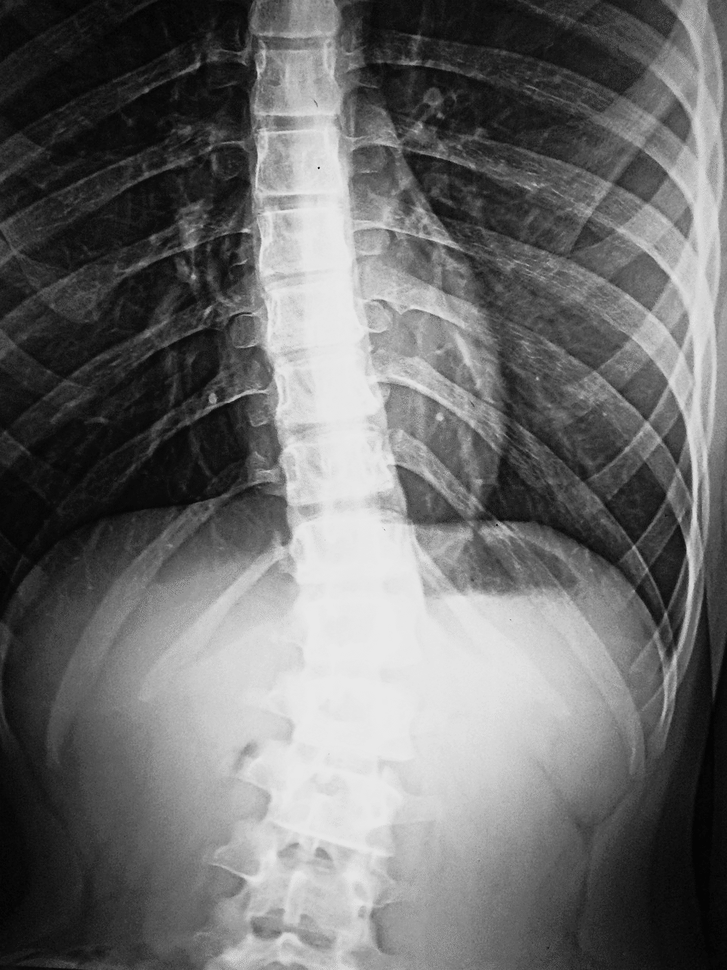
#> input picture X-RayImages/bmp/0.bmp, 727 x 970 px, shrunk from 960 x 1280 before the run; its folder holds only this picture in this run
$ python -i Helper.py   (imports and definitions only)
#> lines starting #> are read from the running program, lines starting #| are printed output that depends on the picture
#> further down, picture is the input picture: shape (970, 727, 3); min 2, max 235, mean 108
import sys, os, time, math, json, uuid, base64
import cv2 as cv
import numpy as np
from pyexiv2 import Image
import PIL


class Helper(object):

    INPUT_PATH = os.path.join(__name__, "..", "uploaded")
    OUTPUT_PATH = os.path.join(__name__, "..", "processed")
    TMP_PATH = os.path.join(__name__, "..", "tmp")
    IMAGE_EXTENSION = "bmp"


    @staticmethod
    def isGrayScale(img):
        if(len(img.shape)==2):
            return True
        else:
            h, w, depth = img.shape
#> h = 970; w = 727; depth = 3
            if(depth==1):
                return True
            else:
                return False

    @staticmethod
    def saveImage(img, name, extension=IMAGE_EXTENSION, gray=True):
        if gray and not Helper.isGrayScale(img):
            img = cv.cvtColor(img, cv.COLOR_BGR2GRAY)
        # bits = '8 bits' if Helper.isGrayScale(img) else '24 bits'
        # print(f'{name} : {bits}')
        name = f'{name}_{str(uuid.uuid1())}.{extension}'
        params = []
        if extension=="jpg":
            params = [cv.IMWRITE_JPEG_QUALITY, 90]
        cv.imwrite(os.path.join(Helper.OUTPUT_PATH, name), img, params)
        return name

    #________________________________________________________
    #                   Filters
    #________________________________________________________
    # [50 lines left out: functions blurFilter, averagingFilter, identityFilter, sharpeningFilter, gaussianFilter, medianFilter and 1 more, not called in this run]

    @staticmethod
    def sobelFilter(img, val=5, extension=IMAGE_EXTENSION):
        if(not Helper.isGrayScale(img)):
            gray = cv.cvtColor(img, cv.COLOR_BGR2GRAY)
        else:
            gray = img
        dst = cv.Sobel(gray, cv.CV_16S, 1, 1, ksize=val, scale=1, delta=0, borderType=cv.BORDER_DEFAULT)
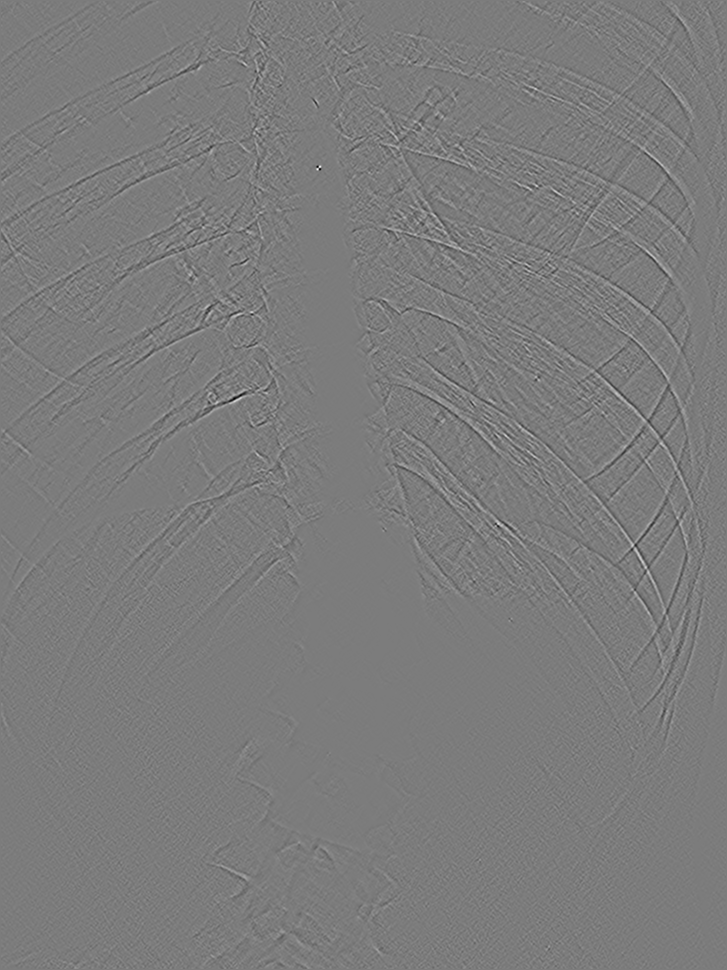
#> dst: shape (970, 727) int16; min -1452, max 1528, mean 0; drawn with min black and max white
        name = Helper.saveImage(dst, "SobelFilter", extension, gray=Helper.isGrayScale(img))
#> in saveImage, `cv.imwrite(os.path.join(Helper.OUTPUT_PATH, name), img, params)`:
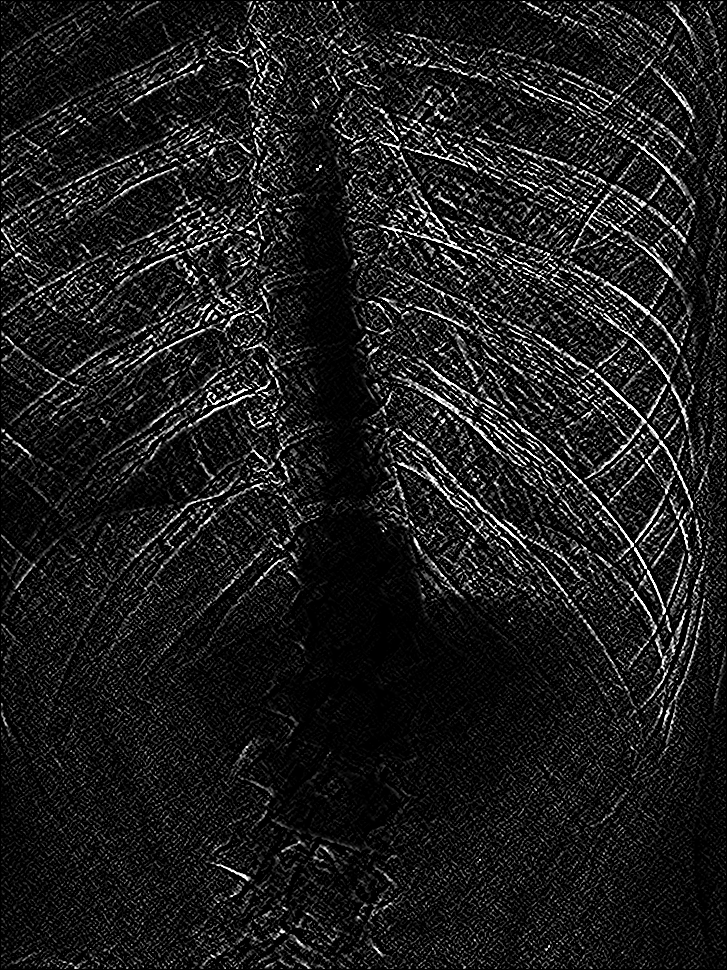
#> saved as SobelFilter_806574de-e4d5-11f1-98cf-359f74b12609.bmp: shape (970, 727); min 0, max 255, mean 29.1
        return img, name


    # [10 lines left out: function tifToBase64JPG, not called in this run]


    @staticmethod
    def DecimalToBinary(dic):
        return str(format(dic,'08b'))

    @staticmethod
    def BinaryToDecimal(bin):
        return int(bin,2)

    # [113 lines left out: functions StringToBinary, BinaryToString, deff_pixels, deff_importantFeaturePoints, deff_binary, loadImage and 7 more, not called in this run]

>>> import cv2
>>> picture = cv2.imread('../X-RayImages/bmp/0.bmp')
>>> result = Helper().sobelFilter(picture)

$ run again, on X-RayImages/bmp/1.bmp
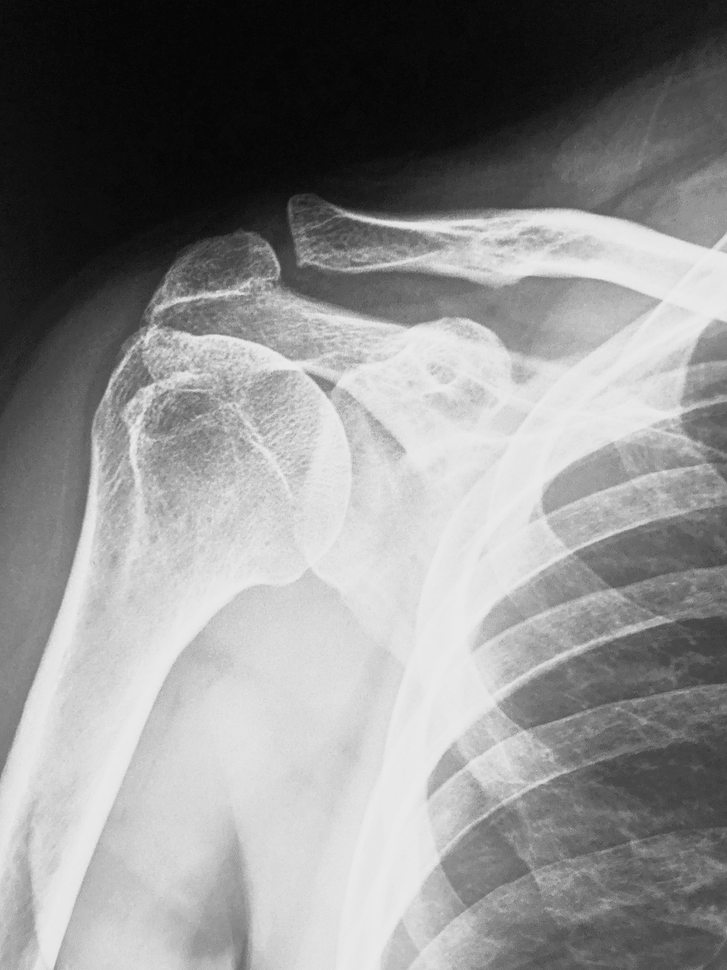
#> input picture X-RayImages/bmp/1.bmp, 727 x 970 px, shrunk from 960 x 1280 before the run
#> picture is the input picture: shape (970, 727, 3); min 4, max 234, mean 140.7
#> in sobelFilter, `dst = cv.Sobel(gray, cv.CV_16S, 1, 1, ksize=val, scale=1, delta=0, bor..`:
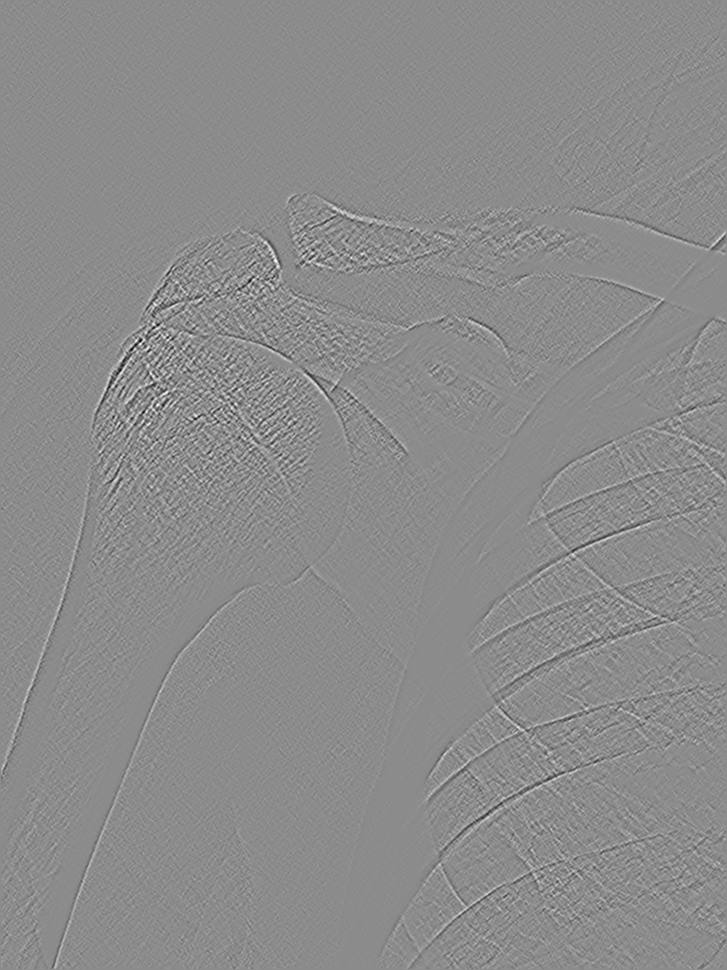
#> dst: shape (970, 727) int16; min -866, max 712, mean 0; drawn with min black and max white
#> in saveImage, `cv.imwrite(os.path.join(Helper.OUTPUT_PATH, name), img, params)`:
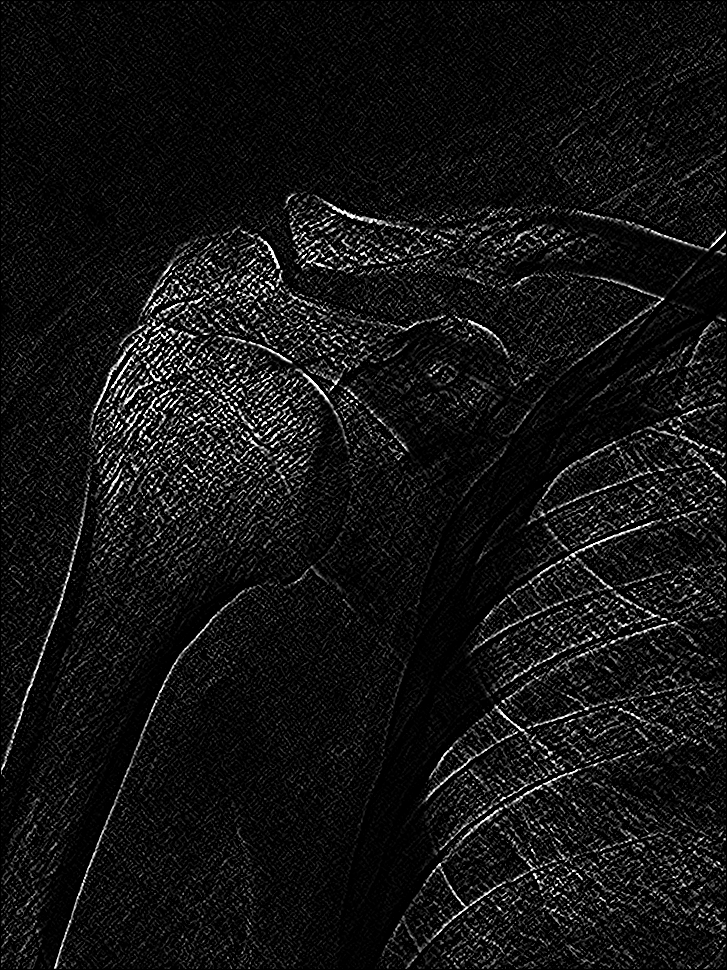
#> saved as SobelFilter_809c8956-e4d5-11f1-bf6b-bb625c651fe0.bmp: shape (970, 727); min 0, max 255, mean 19.4

$ run again, on X-RayImages/bmp/10.bmp
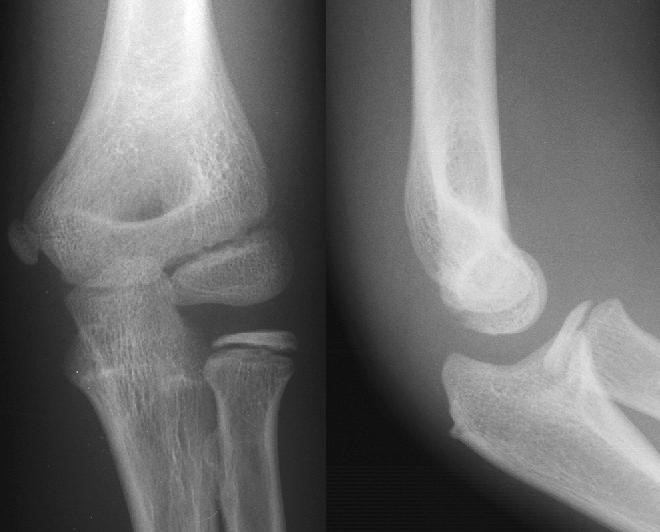
#> input picture X-RayImages/bmp/10.bmp, 660 x 532 px
#> picture is the input picture: shape (532, 660, 3); min 12, max 255, mean 108.4
#> in sobelFilter, `dst = cv.Sobel(gray, cv.CV_16S, 1, 1, ksize=val, scale=1, delta=0, bor..`:
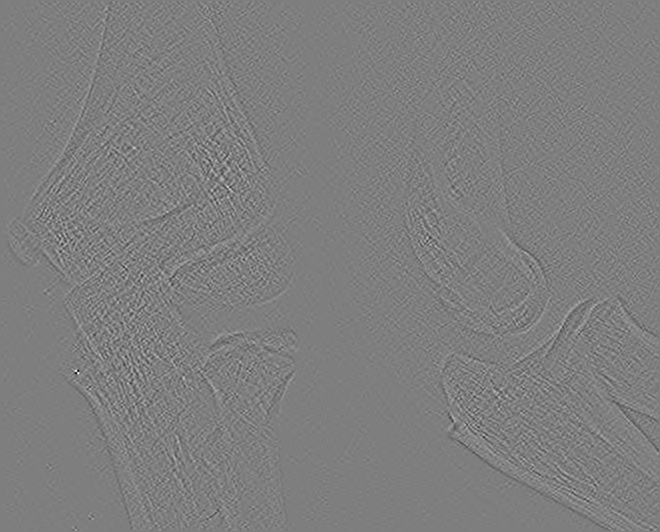
#> dst: shape (532, 660) int16; min -728, max 735, mean 0; drawn with min black and max white
#> in saveImage, `cv.imwrite(os.path.join(Helper.OUTPUT_PATH, name), img, params)`:
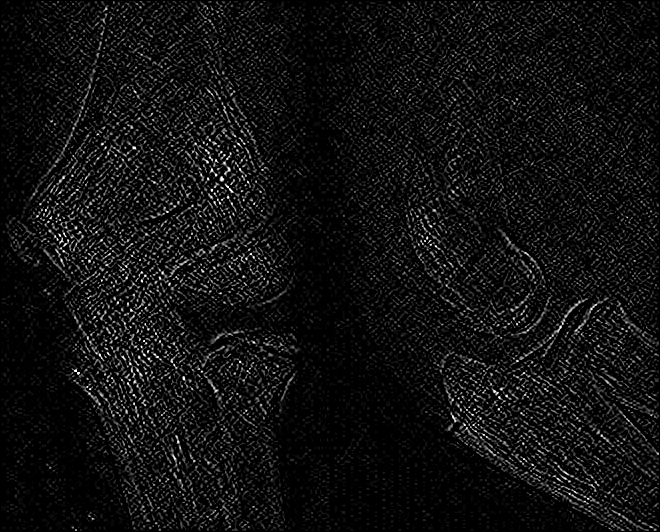
#> saved as SobelFilter_80c1c07c-e4d5-11f1-bf20-9b19d64ffff5.bmp: shape (532, 660); min 0, max 255, mean 17

$ run again, on X-RayImages/bmp/11.bmp
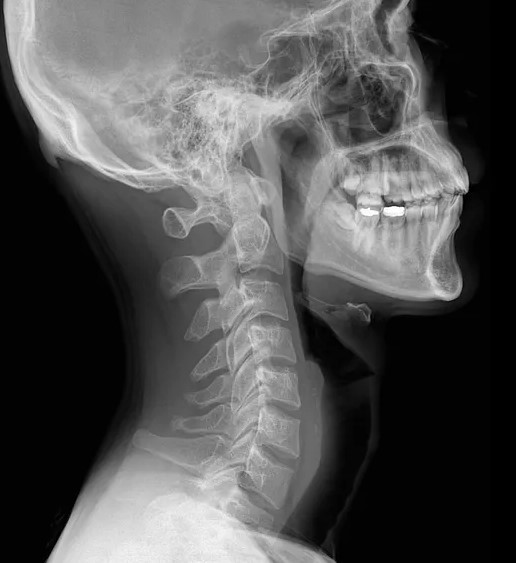
#> input picture X-RayImages/bmp/11.bmp, 516 x 563 px
#> picture is the input picture: shape (563, 516, 3); min 0, max 255, mean 83.2
#> in sobelFilter, `dst = cv.Sobel(gray, cv.CV_16S, 1, 1, ksize=val, scale=1, delta=0, bor..`:
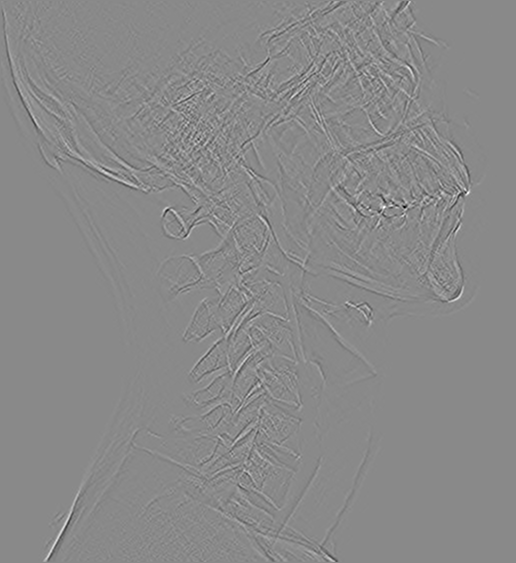
#> dst: shape (563, 516) int16; min -1462, max 1248, mean 0; drawn with min black and max white
#> in saveImage, `cv.imwrite(os.path.join(Helper.OUTPUT_PATH, name), img, params)`:
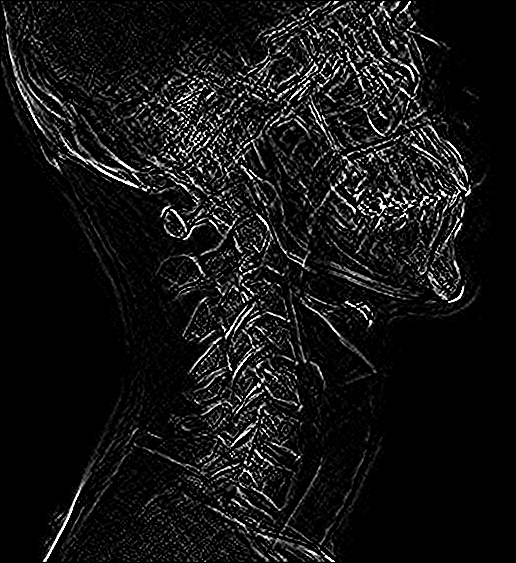
#> saved as SobelFilter_80e49a8e-e4d5-11f1-8db1-919f5b3fb9eb.bmp: shape (563, 516); min 0, max 255, mean 20.1
